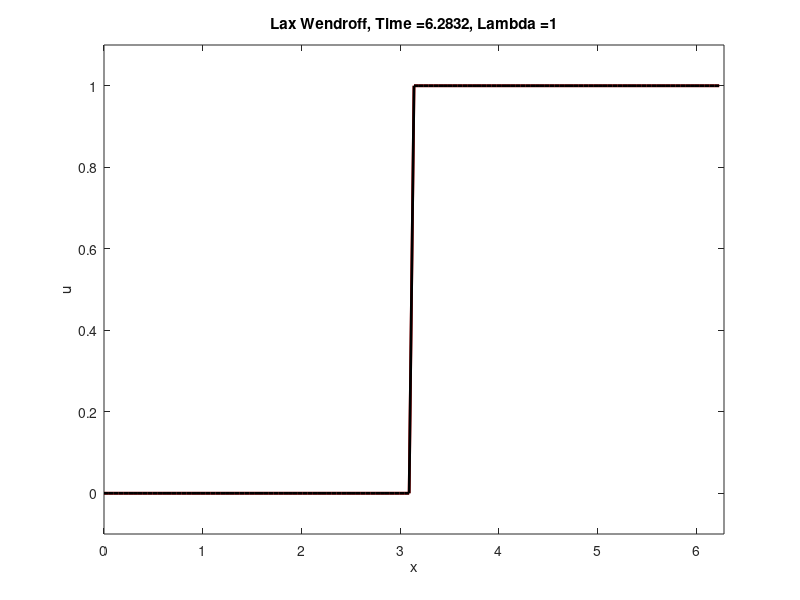

Source code (MATLAB):
%% Lax Wendroff Method for solving the advection diffusion equation 


close all ; clear ;

% Wave speed 
c = 1;



% Define computational grid for M = 64 and lambda = 0.5
    M = 128    ;   dx = 2*pi/M ;    x_j = 0:dx:2*pi-dx ; 
    T = 2*pi ;  N = 128 ;   dt = T/N  ;
    disp(['\Delta x = ', num2str(dx, 4),'  \Delta t = ', num2str(dt, 4)])
    lambda = c * dt / dx;
    disp(['\lambda = ', num2str(lambda, 4)])
    
% Define computational grid for M = 64 and lambda = 1
%     M = 128    ;   dx = 2*pi/M ;    x_j = 0:dx:2*pi-dx ; 
%     T = 4*pi ;  N = 256 ;   dt = T/N  ;
%     disp(['\Delta x = ', num2str(dx, 4),'  \Delta t = ', num2str(dt, 4)])
%     lambda = c * dt / dx;
%     disp(['\lambda = ', num2str(lambda, 4)])  

% Define computational grid for M = 64 and lambda = 1/sqrt(2)
%     M = 128    ;   dx = 2*pi/M ;    x_j = 0:dx:2*pi-dx ; 
%     T = 4*pi ;  N = 256*sqrt(2) ;   dt = T/N  ;
%     disp(['\Delta x = ', num2str(dx, 4),'  \Delta t = ', num2str(dt, 4)])
%     lambda = c * dt / dx;
%     disp(['\lambda = ', num2str(lambda, 4)]) 



    
% Initial condtions
    f0 = @(x) exp(-4*(x-pi).^2);
    IVs = f0(x_j);
     IVs = [zeros(1,M/2) ones(1,M/2)] ;
    
    ymax = max(IVs);
    ymin = min(IVs);
    
    
    
 % Initnialize u   
    u = IVs;
    
    
 
    
for k = 1:N
    
    t = k*dt ;
    
    u = u  + lambda/2*([u(end) u(1:end-1)] - [u(1:end-1) u(1)]) + lambda^2/2 *([u(1:end-1) u(1)] - 2*u + [u(end) u(1:end-1)] )  ;
    
   
    
    
    
end


hold off
            plot(x_j, IVs, 'r', 'LineWidth', 2)
            hold on
            plot(x_j, u, 'k', 'LineWidth', 2);  
            axis([0 2*pi ymin - 0.1  ymax + 0.1])
            xlabel('x');  ylabel('u')
            title(['Lax Wendroff, Time =' num2str(t) ', Lambda =' num2str(lambda)])
        pause(0.0001)